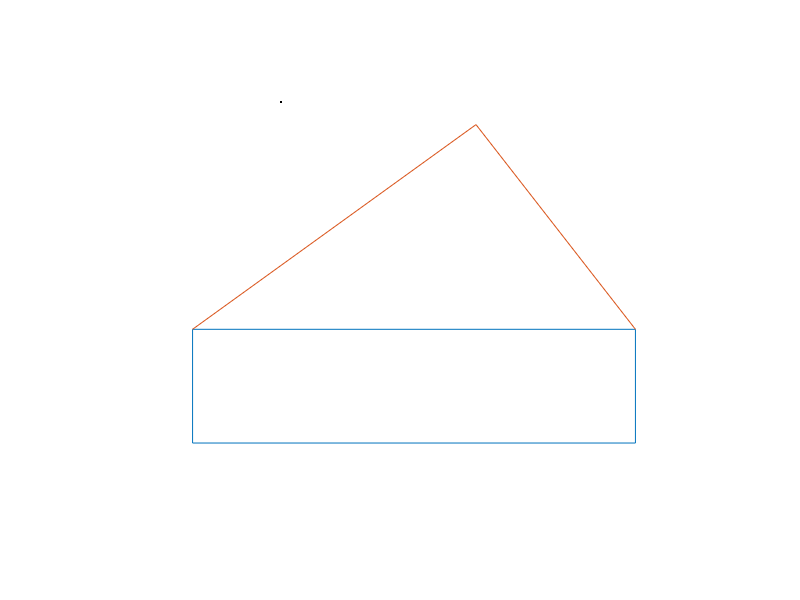

MATLAB code to generate this figure: (Note: this script raises an error after producing the figure.)
% plotMesh.m
% Shows the meshed domain of problem 2, and saves it
% to a png graphics file: fig-prob-2.png
%
clearvars
close all

fileName = 'fig-prob-2.png';

nodes = [0,0;
    5,0;
    5,1;
    16/5, 14/5;
    0,1];

elem = [1,2,3,5;
    3,4,5,3];

omega1 = [0,0; %rectangle
    5,0;
    5,1;
    0,1;
    0,0];

omega2 = [5,1; %right triangle
    16/5, 14/5;
    0,1];

axis equal

plot(omega1(:,1), omega1(:,2),'-',LineWidth=3,color='black')

axis([-1.0,6.0,-0.8,3.5])

axis off

hold on

plot(omega2(:,1), omega2(:,2),'-',LineWidth=3,color='black')

%Labels for global nodes
text(-0.4,-0.2,'\textcircled{1}',Interpreter='latex',FontSize=20)
text(5.1,-0.2,'\textcircled{2}',Interpreter='latex',FontSize=20)
text(5.1,1.0,'\textcircled{3}',Interpreter='latex',FontSize=20)
text(3,3,'\textcircled{4}',Interpreter='latex',FontSize=20)
text(-0.4,1.0,'\textcircled{5}',Interpreter='latex',FontSize=20)

%Labels for local nodes

%Element 1: rectangle
text(0.1,0.1,'$1$',Interpreter='latex',FontSize=12,color='blue')
text(4.8,0.1,'$2$',Interpreter='latex',FontSize=12,color='blue')
text(4.8,0.85,'$3$',Interpreter='latex',FontSize=12,color='blue')
text(0.1,0.85,'$4$',Interpreter='latex',FontSize=12,color='blue')

%Element 2: right triangle
text(4.65,1.1,'$1$',Interpreter='latex',FontSize=12,color='blue')
text(3.1,2.6,'$2$',Interpreter='latex',FontSize=12,color='blue')
text(0.4,1.1,'$3$',Interpreter='latex',FontSize=12,color = 'blue')

%Length of the edges
text(2.5,-0.2,'$5$',Interpreter='latex',FontSize=15,color='red')
text(5.1,0.5,'$1$',Interpreter='latex',FontSize=15,color='red')
text(4.2,2.0,'$3$',Interpreter='latex',FontSize=15,color='red')
text(1.4,2.0,'$4$',Interpreter='latex',FontSize=15,color='red')

%Labels of the elements
text(2.45,0.5,'$$\Omega^{1}$$',Interpreter='latex',FontSize=22)
text(2.75,1.7,'$$\Omega^{2}$$',Interpreter='latex',FontSize=22)

hold off

exportgraphics(gca, fileName, 'ContentType', 'image');